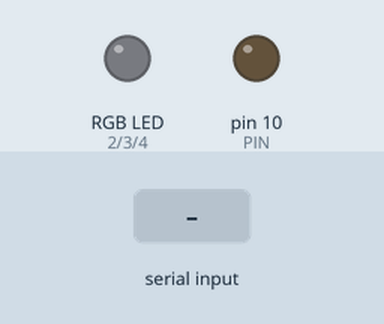
This sketch was run on a simulated Arduino Uno, built with avr-gcc and run on an emulated ATmega328P. Parts: an RGB LED mixed from three pins (HIGH = lit), output pins drawn as LEDs (lit = HIGH). The test bench sets the inputs (shaded band). Dim RGB values are drawn brighter than linear; what the sketch prints to the serial monitor is not drawn.

Above: at 1.2 s.
1.3 s: "blink,1\n" received over Serial
At 1.47 s:
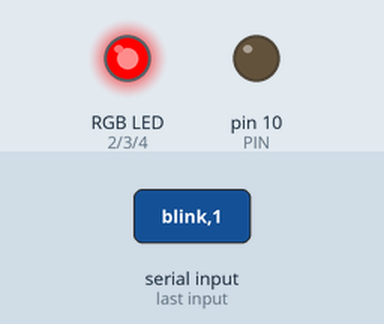
3.0 s: "90,45,200\n" received over Serial
At 4.2 s:
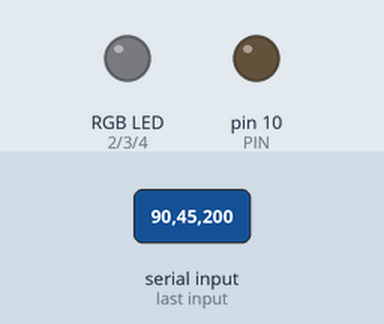
4.6 s: "90,45,200,10\n" received over Serial
At 4.69 s:
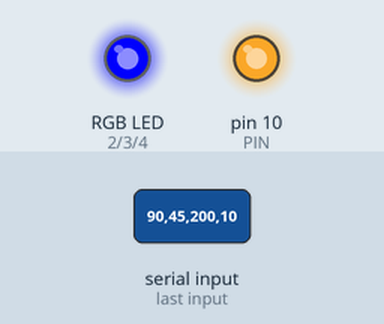
6.3 s: "30,150,10,200\n" received over Serial
At 6.5 s:
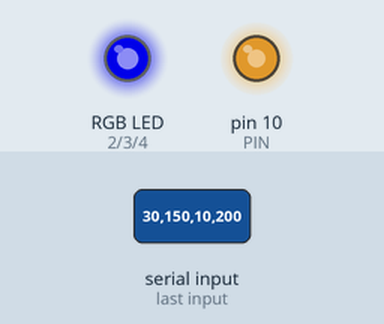
8.0 s: "90,45,200,10,150,30\n" received over Serial
At 9.2 s:
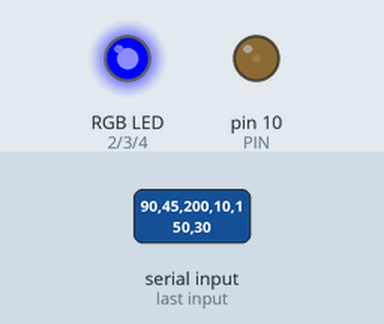
Timing chart, 0 to 11.1 s (numbered marks = the images above; inputs shaded):
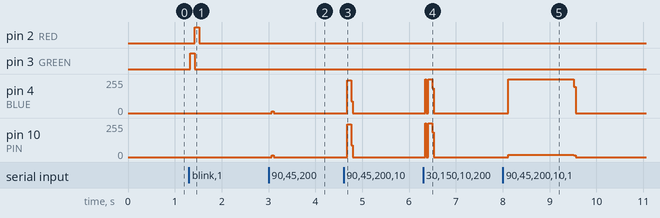

The sketch:

sparkypi-satellite.ino
```cpp
#include "sparky.h";

String readString, sequence, pulse_length_string, repeats_string;
const byte PIN = 10;

const long BAUD_RATE = 115200;

#ifdef BLINK
const byte RED = 2;
const byte GREEN = 3;
const byte BLUE = 4;
#endif

#ifdef STATE
const byte RPIN5 = 5;
const byte RPIN6 = 6;
#endif

void setup() {

  Serial.begin(BAUD_RATE);

  pinMode(PIN, OUTPUT);

  #ifdef BLINK
  pinMode(RED, OUTPUT);
  pinMode(GREEN, OUTPUT);
  pinMode(BLUE, OUTPUT);
  #endif

  #ifdef STATE
  pinMode(RPIN5, INPUT);
  pinMode(RPIN6, INPUT);
  #endif

}

void loop() {
  while (Serial.available()) {
    delay(3);
    if (Serial.available() > 0) {
      char ch = Serial.read();
      readString += ch;
    }
  }

  if (readString.length() > 0) {

    if (readString.startsWith("blink")) {

      #ifdef BLINK
      // This is just for testing purposes.
      // You can add your own functions here.
      digitalWrite(GREEN, HIGH);
      delay(100);
      digitalWrite(GREEN, LOW);
      digitalWrite(RED, HIGH);
      delay(100);
      digitalWrite(RED, LOW);
      Serial.println("blinked ;)");
      #endif

      #ifndef BLINK
      Serial.println("blink not available");
      #endif

    } else if (readString.startsWith("reqswitch")) {

      #ifdef STATE
      // For testing purposes only.
      // Send back state of digitalPin 5 and 6. (i.e. two bits)
      Serial.println( ( digitalRead(RPIN5) | digitalRead(RPIN6) << 1 ) );
      #endif

      #ifndef STATE
      Serial.println("reqswitch not available");
      #endif

    } else {

      transmissionType t = split_into_params(readString, PIN,

      #ifdef BLINK
        RED, GREEN, BLUE
      #endif

      #ifndef BLINK
        0, 0, 0
      #endif

      );

      send_sequence(&t);
      json_echo(&t);

    }
    readString="";
  }

}
```

sparky.cpp
```cpp
#include <Arduino.h>
#include "sparky.h"

void send_bit(bool b, transmissionType *t) {

  if (b == true) {

    digitalWrite(t->pin, HIGH);

    #ifdef BLINK
    digitalWrite(t->gr, HIGH);
    #endif

    delayMicroseconds(t->pulse_length * t->longfactor);

    digitalWrite(t->pin, LOW);

    delayMicroseconds(t->pulse_length * t->shortfactor);

    #ifdef BLINK
    digitalWrite(t->gr, LOW);
    #endif

  } else {

    digitalWrite(t->pin, HIGH);

    #ifdef BLINK
    digitalWrite(t->bl, HIGH);
    #endif

    delayMicroseconds(t->pulse_length * t->shortfactor);

    digitalWrite(t->pin, LOW);

    delayMicroseconds(t->pulse_length * t->longfactor);

    #ifdef BLINK
    digitalWrite(t->bl, LOW);
    #endif
  }

}

void send_sync_bit(transmissionType *t) {

  digitalWrite(t->pin, HIGH);

  #ifdef BLINK
  digitalWrite(t->re, HIGH);
  #endif

  delayMicroseconds(t->pulse_length * t->syncbit);

  digitalWrite(t->pin, LOW);

  delayMicroseconds(t->pulse_length * t->syncgap);

  #ifdef BLINK
  digitalWrite(t->re, LOW);
  #endif

}

void send_sequence(transmissionType *t) {

  for (int i=0; i<t->repeats; i++) {

    for (int j=0; j<(t->sequence).length(); j++) {

      char c = (t->sequence)[j];

      if (c == '1') {
        send_bit(true, t);
      } else if (c == '0') {
        send_bit(false, t);
      } else if (c == 's') {
        send_sync_bit(t);
      }

    }

  }
}

String split_string(String data, char separator, int index) {
  int found = 0;
  int strIndex[] = {0, -1};
  int maxIndex = data.length()-1;

  for(int i=0; i<=maxIndex && found <= index; i++) {
    if(data.charAt(i)==separator || i == maxIndex) {
      found++;
      strIndex[0] = strIndex[1]+1;
      strIndex[1] = (i == maxIndex) ? i+1 : i;
    }
  }

  return found>index ? data.substring(strIndex[0], strIndex[1]) : "";
}

void json_echo(transmissionType *t) {
  Serial.print("{ \"sequence\" : \"");
  Serial.print(t->sequence);
  Serial.print("\", \"pulse_length\" : ");
  Serial.print(t->pulse_length);
  Serial.print(", \"repeats\" : ");
  Serial.print(t->repeats);
  Serial.print(", \"shortfactor\" : ");
  Serial.print(t->shortfactor);
  Serial.print(", \"longfactor\" : ");
  Serial.print(t->longfactor);
  Serial.print(", \"syncbit\" : ");
  Serial.print(t->syncbit);
  Serial.print(", \"syncgap\" : ");
  Serial.print(t->syncgap);
  Serial.println(" }");
}

transmissionType split_into_params(String raw_string, byte pin, byte red, byte green, byte blue) {
  transmissionType t = {
    .pin = pin,
    #ifdef BLINK
    .gr = green,
    .bl = blue,
    .re = red,
    #endif
    .sequence = split_string(raw_string, ',', 0),
    .pulse_length = split_string(raw_string, ',', 1).toInt(),
    .repeats = split_string(raw_string, ',', 2).toInt(),
    .shortfactor = split_string(raw_string, ',', 3).toInt(),
    .longfactor = split_string(raw_string, ',', 4).toInt(),
    .syncbit = split_string(raw_string, ',', 5).toInt(),
    .syncgap = split_string(raw_string, ',', 6).toInt()
  };
  return t;
}
```

sparky.h
```cpp
#include <Arduino.h>
#define BLINK
#define STATE

typedef struct {
  byte pin;
  #ifdef BLINK
  byte gr;
  byte bl;
  byte re;
  #endif
  String sequence;
  uint16_t pulse_length;
  uint8_t repeats;
  uint16_t shortfactor;
  uint16_t longfactor;
  uint16_t syncbit;
  uint16_t syncgap;
} transmissionType;

void send_bit(bool b, transmissionType *t);

void send_sync_bit(transmissionType *t);

void send_sequence(transmissionType *t);

void json_echo(transmissionType *t);

transmissionType split_into_params(String raw_string, byte pin, byte red, byte green, byte blue);
```

Measured:
- after the input at 1.3 s, pin 2 (RED): LOW → HIGH after 0.12 s, → LOW 0.10 s later; pin 3 (GREEN): LOW → HIGH at once, → LOW 0.10 s later
- after the input at 3.0 s, pin 4 (BLUE): 0/255 → 15/255 after 0.07 s, → 0/255 0.04 s later; pin 10 (PIN): 0/255 → 13/255 after 0.07 s, → 0/255 0.04 s later
- after the input at 4.6 s, pin 4 (BLUE): 0/255 → 247/255 after 0.08 s, → 0/255 0.08 s later; pin 10 (PIN): 0/255 → 245/255 after 0.08 s, → 0/255 0.08 s later
- after the input at 6.3 s, pin 4 (BLUE), pin 10 (PIN): 0/255 → 255/255 at once, → 0/255 0.15 s later
- after the input at 8.0 s, pin 4 (BLUE): 0/255 → 254/255 after 0.12 s, → 0/255 1.4 s later; pin 10 (PIN): 0/255 → 18/255 after 0.12 s, → 0/255 1.4 s later
